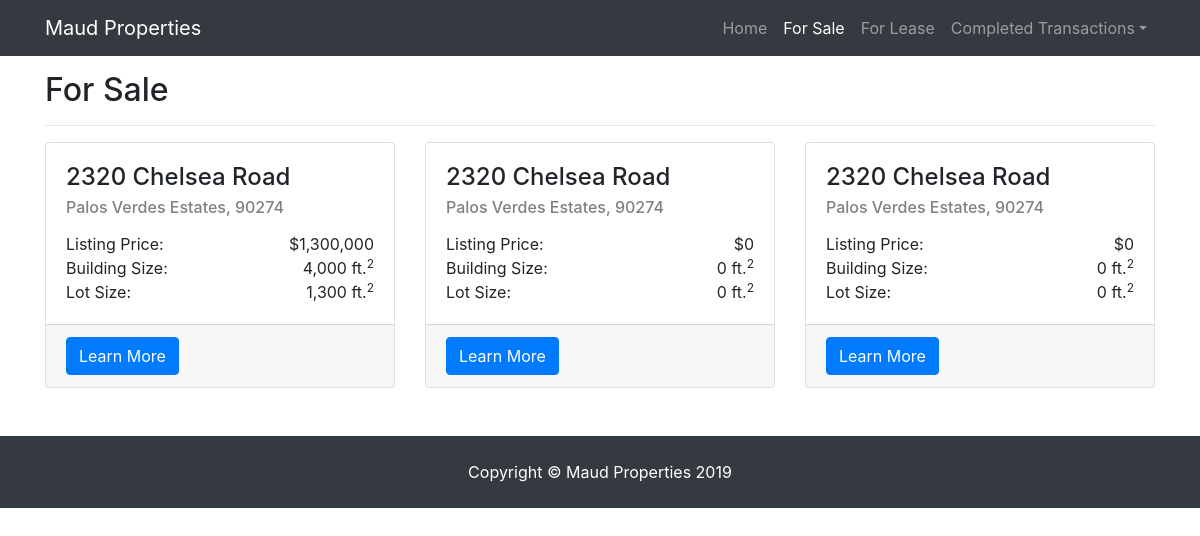
Page /sale/ on the committed database.
### sale/models.py (models this page shows)
class Listing(models.Model):
    address = models.CharField(max_length=200)
    city = models.CharField(max_length=50, default='Culver City')
    zipcode = models.DecimalField(max_digits=5, decimal_places=0, default=0)
    longitude = models.DecimalField(max_digits=10, decimal_places=7, default=0)
    latitude = models.DecimalField(max_digits=10, decimal_places=7, default=0)
    price = models.IntegerField(default=0, blank=True)
    lot_size = models.IntegerField(default=0, blank=True)
    building_size = models.IntegerField(default=0, blank=True)
    completed = models.BooleanField(default=False, blank=True)
    in_escrow = models.BooleanField(default=False, blank=True)
    property_type = models.CharField(max_length=40, default="Owner/User", blank=True)
    description = models.CharField(max_length=400, blank=True)
    main_image = models.ImageField(upload_to='images/', blank=True)
    flier = models.FileField(upload_to='fliers/', blank=True)
    class Meta:
        abstract=True

class Sale(Listing):
    in_escrow = models.BooleanField(default=False, blank=True)
    featured = models.BooleanField(default=False, blank=True)
    def priceAddOn(self):
        return ""

### sale/views.py (the view)
# urls.py: path('', views.index, name='index'),
def index(request):
    all_curr_sales = Sale.objects.filter(completed=False).filter(in_escrow=False)
    all_in_escrows = Sale.objects.filter(in_escrow=True)
    recent_sales = Sale.objects.filter(completed=True).order_by('-id')
    context = {
        'sale': True,
        'page': 'Sale',
        'current_properties': all_curr_sales,
        'escrow_properties': all_in_escrows,
        'recent_properties': recent_sales,
    }
    return render(request, 'sale/index.html', context)

### sale/templates/sale/index.html (shortened to what this page needs)
<!DOCTYPE html>
<html lang="en">
<head>
    <link href="https://stackpath.bootstrapcdn.com/bootstrap/4.3.1/css/bootstrap.min.css" rel="stylesheet">
    {% load static %}
    <link href="{% static "home/main.css"%}" rel="stylesheet">
    {% load humanize %}
</head>
<body>
    <div id="nav-placeholder">
        {% include "home/nav.html" with active_tab=page %}
    </div>
    <div class="container">
        {% if current_properties|length > 0 %}
            <h2 class="header">For {{page}}</h2>
            <hr>
            <div class="row">
                {% for prop in current_properties %}
                <div class="col-md-4 mb-5">
                    <div class="card h-100">
                    <div class="card-body">
                        <h4 class="card-title">{{prop.address}}</h4>
                        <h6 class="card-subtitle" style="margin-bottom: 15px;">{{prop.city}}, {{prop.zipcode}}</h6>
                        <span class="card-text">Listing Price:</span>
                        <span class="card-text" style="float: right">${{prop.price|intcomma}}{{prop.priceAddOn}}</span>
                        <br>
                        <span class="card-text">Building Size:</span>
                        <span class="card-text" style="float: right">{{prop.building_size|intcomma}} ft.<sup>2</sup></span>
                        <br>
                        <span class="card-text">Lot Size:</span>
                        <span class="card-text" style="float: right">{{prop.lot_size|intcomma}} ft.<sup>2</sup></span>
                    </div>
                    <div class="card-footer">
                        <a href="{{prop.id}}" class="btn btn-primary">Learn More</a>
                    </div>
                    </div>
                </div>
                {% if forloop.counter|divisibleby:3 %}
            </div>
                {% endif %}
                {% endfor %}
        {% endif %}
    </div>
    <div id="nav-placeholder">
        {% include "home/foot.html" %}
    </div>
</body>
</html>

### home/static/home/main.css (style rules this page uses)
body { padding-top: 56px; }
.header { margin-top: 15px !important; }
h6 { color: grey; }

### rows in the picture
Sale: address "2320 Chelsea Road", city "Palos Verdes Estates", zipcode "90274", price "1,300,000", building_size "4,000", lot_size "1,300"
Sale: address "2320 Chelsea Road", city "Palos Verdes Estates", zipcode "90274", price "0", building_size "0", lot_size "0"
Sale: address "2320 Chelsea Road", city "Palos Verdes Estates", zipcode "90274", price "0", building_size "0", lot_size "0"

### other values in the picture
{{ page }} "Sale"
